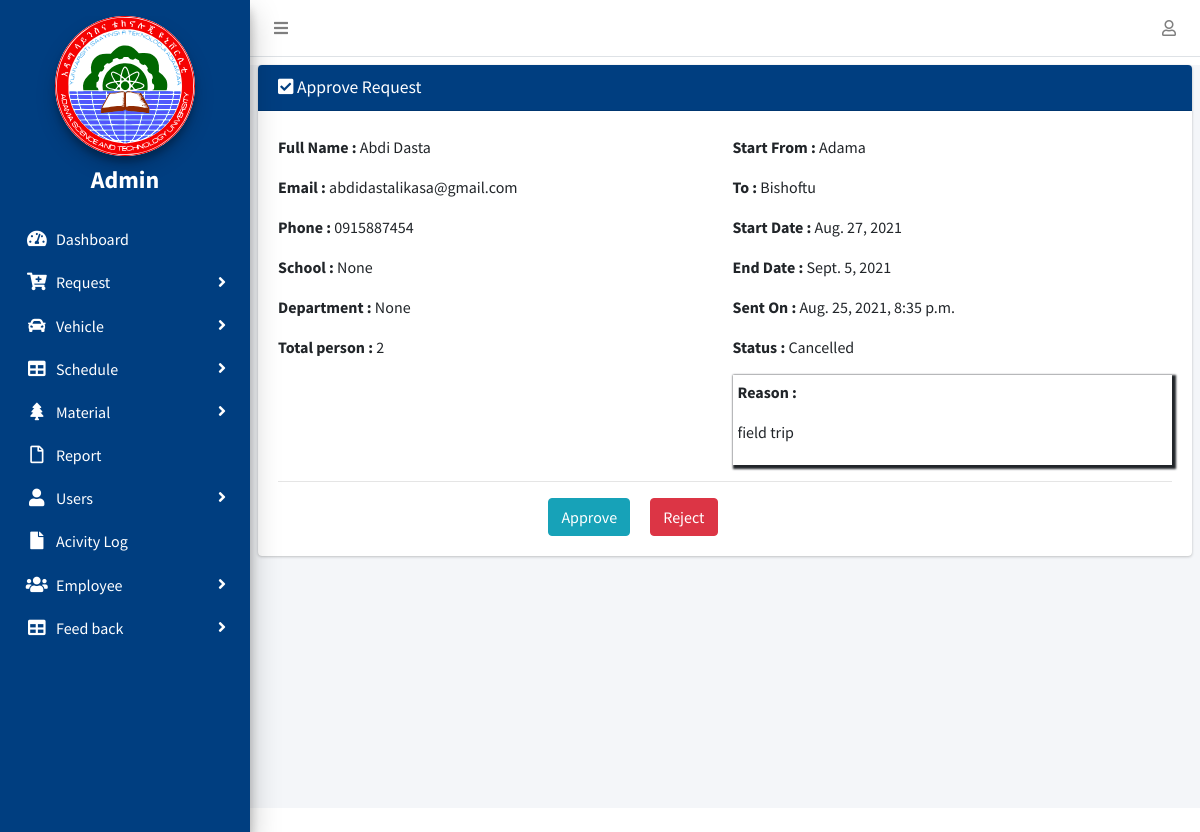
/request/departmentapprove/1 (signed in), run on the app's committed database.
### Trequest/models.py (models this page shows, shortened)
class MyUser(AbstractUser):
    first_name = models.CharField(null=True,max_length=100)
    last_name = models.CharField(null=True,max_length=100)
    email = models.EmailField(null=True,unique=True)
    ROLE = (
        ('Passenger', 'Passenger'),
        ('TSHO', 'TSHO'),
        ('Mechanic', 'Mechanic'),
        ('Driver', 'Driver'),
        ('StoreManager', 'Store Manager'),
        ('SchoolDean', 'School Dean'),
        ('DepartmentHead', 'Department Head'),
        ('VicePresident', 'Vice President'),
        ('Admin','Admin')
    )
    phone_regex = RegexValidator(
        regex=r'^(09|\+2519)\d{8}$',
        message='Phone number must be entered in the format : 0987654321 or +251987654321 up to 15 digits allowed'
    )
    phone = models.CharField(validators=[phone_regex], max_length=15,unique=True)
    school = models.ForeignKey(School, on_delete=models.SET_NULL, blank=True, null=True)
    department = models.ForeignKey(Department, on_delete=models.SET_NULL, blank=True, null=True)
    role = models.CharField(max_length=200, choices=ROLE)
    date_registered = models.DateField(auto_now_add=True,null=True)
    class Meta:
        ordering = ['-id']

class TransportRequest(models.Model):
    STATUS = (
        ('Pending', 'Pending'),
        ('Approved', 'Approved'),
        ('Expired', 'Expired'),
        ('Rejected', 'Rejected'),
        ('Cancelled', 'Cancelled'),
    )
    passenger = models.ForeignKey(settings.AUTH_USER_MODEL, on_delete=models.CASCADE, related_name='user_request')
    start_from = models.CharField(max_length=200)
    destination = models.CharField(max_length=200)
    reason = RichTextField(blank=True, null=True)
    passenger_numbers = models.PositiveIntegerField(default=1)
    list_of_passengers = models.TextField(max_length=400, null=True, blank=True)
    start_date = models.DateField()
    end_date = models.DateField()
    created_at = models.DateTimeField(auto_now_add=True)
    is_expired = models.BooleanField(default=False)
    status = models.CharField(max_length=200, default='Pending', choices=STATUS)
    status2 = models.CharField(max_length=200, default='Pending', choices=STATUS)
    status3 = models.CharField(max_length=200, default='Pending', choices=STATUS)
    class Meta:
        ordering = ['-id']

### Trequest/decorators.py (the view)
        def wrapper_func(request,*args,**kwargs):
            myrole = None
            if request.user.role:
                myrole=request.user.role
            if myrole in allowed_roles:
                return view_func(request,*args,**kwargs)
            else:
                return HttpResponse('you are not allowed to this page')

### Trequest/views.py (called while the page is built)
@login_required(login_url='login')
@allowed_users(allowed_roles=['DepartmentHead','Admin'])
def department_approve_request(request, id):
    approve = get_object_or_404(TransportRequest, id=id)
    if request.method == 'POST':
        form = DepartmentApproveForm(request.POST, instance=approve)
        if form.is_valid():
            obj = form.save(commit=False)
            obj.status2 = "Approved"
            obj.save()
            messages.success(request, 'Request approved Successfully!')
            return redirect('department-view-approved-request')
    else:
        form = DepartmentApproveForm(instance=approve)
    context = {'form': form, 'approve': approve}
    return render(request, 'Trequest/department_approve_request.html', context)

### Trequest/templates/Trequest/department_approve_request.html (shortened to what this page needs)
{% extends 'Trequest/base.html' %}
{% load static%}
{% block content %}
{% load crispy_forms_tags %}
<div class="content-wrapper mt-2">
    <section class="content">
      <div class="row">
        <div class="col-md-12 ">
          <div class="card">
            <div class="card-header mb-1" style="background:#003e80;color:#fff">
                <h3 class="card-title"><i class="fa  fa-check-square"></i> Approve  Request</h3>
          </div>
           <div class="card-body">
            <div class="row">
              <div class="col-md-6">
               <p> <b>Full Name :</b> {{approve.passenger.get_full_name}}</p>
                <p> <b>Email :</b> {{approve.passenger.email}}</p>
                 <p> <b>Phone :</b> {{approve.passenger.phone}}</p>
                  <p> <b>School :</b> {{user.school}}</p>
                <p> <b>Department :</b> {{user.department}}</p>
                  <p> <b>Total person :</b> {{approve.passenger_numbers}}</p>
              </div>
              <div class="col-md-6">
               <p> <b>Start From :</b> {{approve.start_from}}</p>
                <p> <b>To :</b> {{approve.destination}}</p>
                <p> <b>Start Date :</b> {{approve.start_date}}</p>
                <p> <b>End Date :</b> {{approve.end_date}}</p>
                   <p> <b>Sent On :</b> {{approve.created_at}}</p>
                  <p> <b>Status :</b> {{approve.status2}}</p>
                  <div style="box-shadow: 2px 2px 2px 2px;padding: 5px;">
                    <p> <b>Reason :</b> {{approve.reason|safe}}</p>
                  </div>
              </div>
            </div>
            <hr>
            <div class="row">
              <div class="col-md-6">
                  <form class="" action="" method="POST">
                      <a href="{% url 'reject-request' approve.id %}" style="float: right;" class="btn btn-danger request-reject"> Reject</a>
                      <button class="our-btn btn btn-info " type="Submit" style="float: right;margin-right: 20px;">Approve</button>&nbsp;&nbsp;
                  </form>
              </div>
            </div>
          </div>
          </div>
        </div>
      </div>
    </section>
  </div>
{% endblock content %}

### Trequest/templates/Trequest/base.html (shortened to what this page needs)
{% load static %}
<!DOCTYPE html>
<html>
  <head>
    <link rel="stylesheet" href="{% static 'css/style.css' %}" />
    <link
      rel="stylesheet"
      href="{% static 'plugins/fontawesome-free/css/all.min.css' %}"
    />
    <link
      rel="stylesheet"
      href=" https://code.ionicframework.com/ionicons/2.0.1/css/ionicons.min.css"
    />
    <link
      rel="stylesheet"
      href="{% static 'plugins/tempusdominus-bootstrap-4/css/tempusdominus-bootstrap-4.min.css' %}"
    />
    <link
      rel="stylesheet"
      href="{% static 'plugins/icheck-bootstrap/icheck-bootstrap.min.css' %}"
    />
    <link
      rel="stylesheet"
      href="{% static 'plugins/jqvmap/jqvmap.min.css' %}"
    />
    <link rel="stylesheet" href="{% static 'dist/css/adminlte.min.css' %}" />
    <link
      rel="stylesheet"
      href="{% static 'plugins/overlayScrollbars/css/OverlayScrollbars.min.css' %}"
    />
    <link
      rel="stylesheet"
      href="{% static 'plugins/daterangepicker/daterangepicker.css' %}"
    />
    <link
      rel="stylesheet"
      href="{% static 'plugins/summernote/summernote-bs4.css' %}"
    />
    <link
      rel="stylesheet"
      href="{% static 'plugins/datatables-bs4/css/dataTables.bootstrap4.css' %}"
    />
  </head>
  <body class="hold-transition sidebar-mini layout-fixed">
    <div class="wrapper">
      <nav class="main-header navbar navbar-expand navbar-white navbar-light">
        <ul class="navbar-nav">
          <li class="nav-item">
            <a class="nav-link" data-widget="pushmenu" href="#"
              ><i class="fas fa-bars"></i
            ></a>
          </li>
        </ul>
        <ul class="navbar-nav ml-auto">
          <li class="nav-item dropdown">
            <a class="nav-link" data-toggle="dropdown" href="#"
              ><i class="far fa-user"></i
            ></a>
          </li>
        </ul>
      </nav>
      <aside class="main-sidebar elevation-4" style="background: #003e80; color: white">
        <div class="sidebar" style="color: white">
          <div class="user-panel mt-3 pb-3 mb-3s">
            <a href="{% url 'index' %}">
              <div style="text-align: center">
                <img
                  src="{% static 'dist/img/astu_logo.svg' %}"
                  alt="Astu Logo"
                  style="width: 60%; height: auto; background: white"
                  class="brand-image img-circle elevation-3"
                />
                <h5 style="margin-top: 10px; color: white; font-size: 2vw">
                  <strong>{{request.user.role}}</strong>
                </h5>
              </div>
            </a>
          </div>
          <nav>
            <ul
              class="nav nav-pills nav-sidebar flex-column"
              data-widget="treeview"
              role="menu"
              data-accordion="false"
            >
              <li class="nav-item has-treeview menu-open">
                <a href="{% url 'index' %}" class="list nav-link">
                  <i class="side nav-icon fas fa-tachometer-alt"></i>
                  <p style="color: white">Dashboard</p>
                </a>
              </li>
              {% if request.user.role != 'TSHO' and request.user.role != 'VicePresident'  and request.user.role != 'StoreManager' and request.user.role != 'Mechanic' %}
              <li class="nav-item has-treeview">
                <a href="#" class="list nav-link">
                  <i class="side nav-icon fa fa-cart-plus"></i>
                  <p style="color: white">
                    Request
                    <i class="fas fa-angle-right right"></i>
                  </p>
                </a>
              </li>
              {% endif %}
              {% if request.user.role == 'TSHO' or request.user.role == 'Admin' %}
              <li class="nav-item has-treeview">
                <a href="#" class="list nav-link">
                  <i class="side nav-icon fas fa-car"></i>
                  <p style="color: white">
                    Vehicle
                    <i class="right fas fa-angle-right"></i>
                  </p>
                </a>
              </li>
              <li class="nav-item has-treeview">
                <a href="#" class="list nav-link">
                  <i class="side nav-icon fas fa-table"></i>
                  <p style="color: white">
                    Schedule
                    <i class="fas fa-angle-right right"></i>
                  </p>
                </a>
              </li>
          {% endif %}
              {% if request.user.role == 'StoreManager' or request.user.role == 'Admin' or request.user.role == 'Mechanic' %}
              <li class="nav-item has-treeview">
                <a href="#" class="list nav-link">
                  <i class="side nav-icon fas fa-tree"></i>
                  <p style="color: white">
                    Material
                    <i class="fas fa-angle-right right"></i>
                  </p>
                </a>
              </li>
              {% endif %}
              {% if request.user.role == 'TSHO' or request.user.role == 'Admin' %}
              <li class="nav-item has-treeview">
                <a href="{% url 'report' %}" class="list nav-link">
                  <i class="side nav-icon far fa-file"></i>
                  <p style="color: white">Report</p>
                </a>
              </li>
              {% endif %}
              {% if request.user.role == 'Admin' %}
              <li class="nav-item has-treeview">
                <a href="#" class="list nav-link">
                  <i class="side nav-icon fas fa-user"></i>
                  <p style="color: white">
                    Users
                    <i class="fas fa-angle-right right"></i>
                  </p>
                </a>
                 </li>
                 {% endif %}
     {% if request.user.role == 'Admin' %}
            <li class="nav-item">
              <a href="{% url 'activity-log' %}" class="list nav-link">
                <i class="side nav-icon fas fa-file"></i>
                <p style="color: white">Acivity Log</p>
              </a>
            </li>
        {% endif %}
        {% if request.user.role != 'StoreManager' %}
              <li class="nav-item has-treeview">
                <a href="#" class="list nav-link">
                  <i class="side nav-icon fas fa-users"></i>
                  <p style="color: white">
                    Employee
                    <i class="fas fa-angle-right right"></i>
                  </p>
                </a>
              </li>
              {% endif %}
              <li class="nav-item has-treeview">
                <a href="#" class="list nav-link">
                  <i class="side nav-icon fas fa-table"></i>
                  <p style="color: white">
                    Feed back
                    <i class="fas fa-angle-right right"></i>
                  </p>
                </a>
                {% if request.user.role == 'StoreManager' %}
                     {% load alert %}
              {% endif %}
              </li>
            </ul>
          </nav>
        </div>
      </aside>
      {% block content %} {% endblock content %} {% include
    </div>
  </body>
</html>

### Trequest/templates/Trequest/base.html (style rules this page uses)
.side { color: white; }

### data on the page
MyUser: user.role "Admin", school "None", department "None"
TransportRequest: passenger.get_full_name "Abdi Dasta", passenger.email "abdidastalikasa@gmail.com", passenger.phone "0915887454", passenger_numbers "2", start_from "Adama", destination "Bishoftu", start_date "Aug. 27, 2021", end_date "Sept. 5, 2021", created_at "Aug. 25, 2021, 8:35 p.m.", status2 "Cancelled", reason "field trip"
